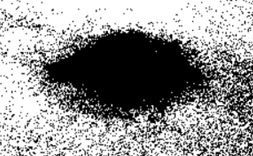
#> input picture project/test1_1.jpg, 253 x 156 px
$ python 'Gray Image Comparison.py'
#> lines starting #> are read from the running program, lines starting #| are printed output that depends on the picture
import numpy as np
import cv2

img1 =cv2.imread("test1_1.jpg",cv2.IMREAD_GRAYSCALE)
#> img1 is the input picture: shape (156, 253); min 0, max 255, mean 147.7
img2 =cv2.imread("test1_2.jpg",cv2.IMREAD_GRAYSCALE)
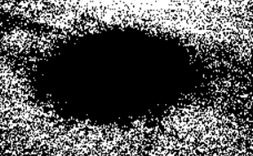
#> input picture project/test1_2.jpg, 253 x 156 px
#> img2 is the input picture: shape (156, 253); min 0, max 255, mean 83.9
img1 = cv2.resize(img1, None, fx=1.5, fy=2, interpolation=cv2.INTER_CUBIC)
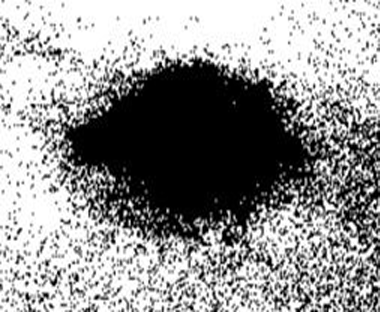
#> img1: shape (312, 380); min 0, max 255, mean 147.5
img2 = cv2.resize(img2, None, fx=1.5, fy=2, interpolation=cv2.INTER_CUBIC)
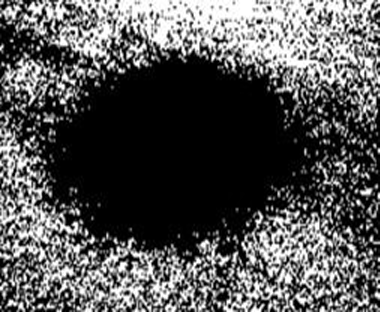
#> img2: shape (312, 380); min 0, max 255, mean 84
res = None


orb=cv2.ORB_create()
kp1, des1 = orb.detectAndCompute(img1,None)
#> kp1 = 475 keypoints; strongest (x, y, size): (32, 105, 31), (239, 227, 31), (213, 264, 31), (332, 200, 31)
kp2, des2 = orb.detectAndCompute(img2,None)
#> kp2 = 446 keypoints; strongest (x, y, size): (75, 223, 31), (138, 42, 31), (62, 102, 37.2), (74, 223, 37.2)


bf= cv2.BFMatcher(cv2.NORM_HAMMING, crossCheck=True)
matches=bf.match(des1,des2)
#> matches = 131 matches


matches = sorted(matches, key=lambda x:x.distance)
res=cv2.drawMatches(img1,kp1,img2,kp2,matches[:10],res,flags=0)
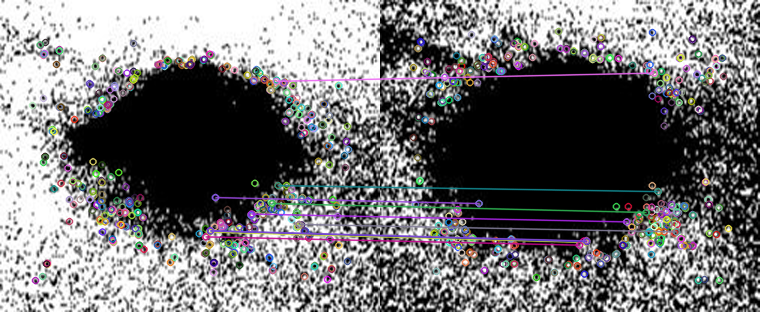
#> res: shape (312, 760, 3); mean of channels 0, 1, 2 117.8, 116.3, 117.3; drawn as B, G, R


cv2.imshow("Feature Matching",res)

cv2.imwrite("test1.jpg",res)


cv2.waitKey(0)
cv2.destroyAllWindows()
